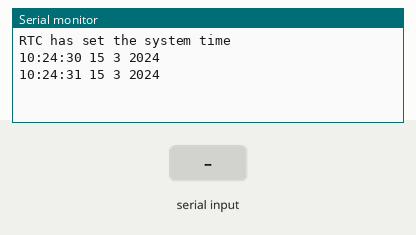
Recording of a sketch running on a simulated Arduino Uno, built with avr-gcc and run on an emulated ATmega328P. Shown: the last lines printed to the serial monitor. The test bench sets the inputs (shaded band). The local clock reads 2024-03-15 10:24:30 at power-on unless the sketch sets it; EEPROM starts erased.

Above: at 1.3 s.
1.4 s: "90,45,200\n" received over Serial
At 2.7 s:
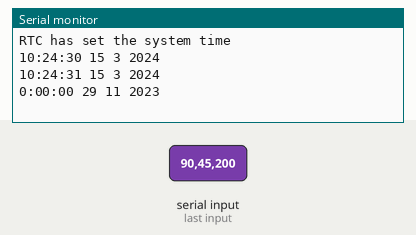
2.9 s: "30,150,10\n" received over Serial
At 3.9 s:
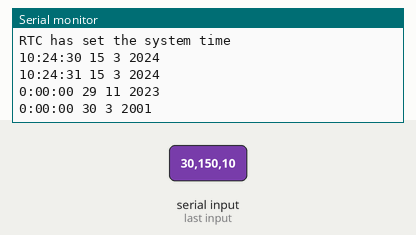
Timing chart, 0 to 5.9 s (numbered marks = the images above; inputs shaded):
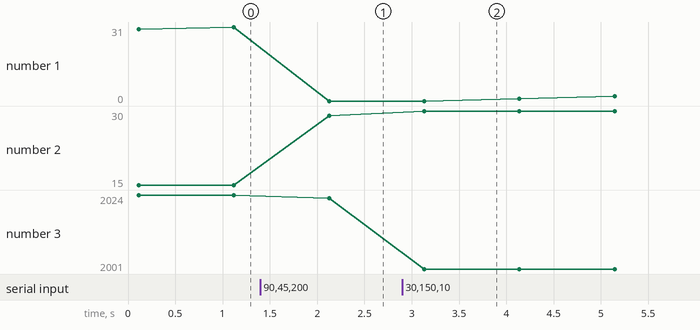

Measured:
- after the input at 1.4 s, the serial monitor: prints a new line after 0.73 s (image 1)
- after the input at 2.9 s, the serial monitor: prints a new line after 0.23 s (image 2)
- plotted number 1: 31 → 0 after the input at 1.4 s
- plotted number 2: 15 → 29 after the input at 1.4 s
- plotted number 3: 2024 → 2023 after the input at 1.4 s, 2023 → 2001 after the input at 2.9 s

The sketch:

GSM_relay_set.ino
```cpp
#include <EEPROM.h>
#include <DS1307RTC.h>
#include <Time.h>
#include <TimeLib.h>

//формат указания текущего времени "ДД.ММ.ГГ чч:мм:сс"
//где ДД - день, ММ - месяц, ГГ - год, чч - часы, мм - минуты, сс - секунлы
//ГГ - от 00 до 99 для 2000-2099 годов

void setup()  {
  Serial.begin(9600);
  setSyncProvider(RTC.get);   // получаем время с RTC
  if (timeStatus() != timeSet)
    Serial.println("Unable to sync with the RTC"); //синхронизация не удаласть
  else
    Serial.println("RTC has set the system time");
  EEPROM.write(0, 2); // Запись количества позиций

  // Первоначальные данные времени включения - отключения
  EEPROM.write(1, 17);
  EEPROM.write(2, 00);
  EEPROM.write(3, 01);
  EEPROM.write(4, 30);

  EEPROM.write(5, 04);
  EEPROM.write(6, 00);
  EEPROM.write(7, 05);
  EEPROM.write(8, 30);

  // Запись номеров телефона
  EEPROM.write(50, 2); // Количество номеров в памяти

  EEPROM.write(51, '3');
  EEPROM.write(52, '8');
  EEPROM.write(53, '0');
  EEPROM.write(54, '9');
  EEPROM.write(55, '0');
  EEPROM.write(56, '0');
  EEPROM.write(57, '0');
  EEPROM.write(58, '0');
  EEPROM.write(59, '0');
  EEPROM.write(60, '0');
  EEPROM.write(61, '0');
  EEPROM.write(62, '0');

  EEPROM.write(63, '3');
  EEPROM.write(64, '8');
  EEPROM.write(65, '0');
  EEPROM.write(66, '6');
  EEPROM.write(67, '6');
  EEPROM.write(68, '0');
  EEPROM.write(69, '0');
  EEPROM.write(70, '0');
  EEPROM.write(71, '0');
  EEPROM.write(72, '0');
  EEPROM.write(73, '0');
  EEPROM.write(74, '0');


}

void loop()
{
  if (Serial.available())  //поступила команда с временем
      setTimeFromFormatString(Serial.readStringUntil('\n'));

  digitalClockDisplay(); //вывод времени

  delay(1000);
}

void digitalClockDisplay() {
  Serial.print(hour());
  printDigits(minute());
  printDigits(second());
  Serial.print(" ");
  Serial.print(day());
  Serial.print(" ");
  Serial.print(month());
  Serial.print(" ");
  Serial.print(year());
  Serial.println();
}

void printDigits(int digits) {
  //выводим время через ":"
  Serial.print(":");
  if (digits < 10)
    Serial.print('0');
  Serial.print(digits);
}

void setTimeFromFormatString(String time1)
{
  //ДД.ММ.ГГ чч:мм:сс
  TimeElements te;
  te.Second = time1.substring(15, 17).toInt();
  te.Minute = time1.substring(12, 14).toInt();
  te.Hour = time1.substring(9, 11).toInt();
  te.Day = time1.substring(0, 2).toInt();
  te.Month = time1.substring(3, 5).toInt();
  te.Year = time1.substring(6, 8).toInt() + 30; //год в библиотеке отсчитывается с 1970. Мы хотим с 2000
  time_t timeVal = makeTime(te);
  RTC.set(timeVal);
  setTime(timeVal);
}
```
